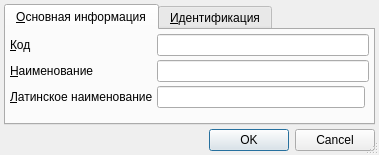
<?xml version="1.0" encoding="UTF-8"?>
<ui version="4.0">
 <class>RBUnitEditor</class>
 <widget class="QDialog" name="RBUnitEditor">
  <property name="geometry">
   <rect>
    <x>0</x>
    <y>0</y>
    <width>379</width>
    <height>155</height>
   </rect>
  </property>
  <property name="windowTitle">
   <string>Dialog</string>
  </property>
  <property name="sizeGripEnabled">
   <bool>true</bool>
  </property>
  <layout class="QGridLayout" name="gridLayout">
   <property name="margin">
    <number>4</number>
   </property>
   <property name="spacing">
    <number>4</number>
   </property>
   <item row="4" column="1">
    <widget class="QTabWidget" name="tabWidget">
     <property name="currentIndex">
      <number>0</number>
     </property>
     <widget class="QWidget" name="tabMainInfo">
      <attribute name="title">
       <string>&amp;Основная информация</string>
      </attribute>
      <layout class="QGridLayout" name="gridLayout_4">
       <property name="margin">
        <number>4</number>
       </property>
       <property name="spacing">
        <number>4</number>
       </property>
       <item row="0" column="0">
        <widget class="QLabel" name="lblCode">
         <property name="sizePolicy">
          <sizepolicy hsizetype="Maximum" vsizetype="Preferred">
           <horstretch>0</horstretch>
           <verstretch>0</verstretch>
          </sizepolicy>
         </property>
         <property name="text">
          <string>&amp;Код</string>
         </property>
         <property name="buddy">
          <cstring>edtCode</cstring>
         </property>
        </widget>
       </item>
       <item row="0" column="1" colspan="2">
        <widget class="QLineEdit" name="edtCode"/>
       </item>
       <item row="3" column="0">
        <spacer name="verticalSpacer">
         <property name="orientation">
          <enum>Qt::Vertical</enum>
         </property>
         <property name="sizeHint" stdset="0">
          <size>
           <width>17</width>
           <height>6</height>
          </size>
         </property>
        </spacer>
       </item>
       <item row="1" column="1" colspan="2">
        <widget class="QLineEdit" name="edtName"/>
       </item>
       <item row="1" column="0">
        <widget class="QLabel" name="lblName">
         <property name="sizePolicy">
          <sizepolicy hsizetype="Maximum" vsizetype="Preferred">
           <horstretch>0</horstretch>
           <verstretch>0</verstretch>
          </sizepolicy>
         </property>
         <property name="text">
          <string>&amp;Наименование</string>
         </property>
         <property name="buddy">
          <cstring>edtName</cstring>
         </property>
        </widget>
       </item>
       <item row="2" column="0">
        <widget class="QLabel" name="lblLatinName">
         <property name="sizePolicy">
          <sizepolicy hsizetype="Maximum" vsizetype="Preferred">
           <horstretch>0</horstretch>
           <verstretch>0</verstretch>
          </sizepolicy>
         </property>
         <property name="text">
          <string>&amp;Латинское наименование</string>
         </property>
         <property name="buddy">
          <cstring>edtLatinName</cstring>
         </property>
        </widget>
       </item>
       <item row="2" column="1">
        <widget class="QLineEdit" name="edtLatinName"/>
       </item>
      </layout>
     </widget>
     <widget class="QWidget" name="tabIdentification">
      <attribute name="title">
       <string>&amp;Идентификация</string>
      </attribute>
      <layout class="QGridLayout" name="gridLayout_5">
       <property name="margin">
        <number>4</number>
       </property>
       <property name="spacing">
        <number>4</number>
       </property>
       <item row="0" column="0">
        <widget class="CInDocTableView" name="tblIdentification"/>
       </item>
      </layout>
     </widget>
    </widget>
   </item>
   <item row="5" column="1">
    <widget class="QDialogButtonBox" name="buttonBox">
     <property name="standardButtons">
      <set>QDialogButtonBox::Cancel|QDialogButtonBox::Ok</set>
     </property>
    </widget>
   </item>
  </layout>
 </widget>
 <customwidgets>
  <customwidget>
   <class>CInDocTableView</class>
   <extends>QTableView</extends>
   <header>library/InDocTable.h</header>
  </customwidget>
 </customwidgets>
 <tabstops>
  <tabstop>tabWidget</tabstop>
  <tabstop>buttonBox</tabstop>
  <tabstop>edtCode</tabstop>
  <tabstop>edtName</tabstop>
  <tabstop>tblIdentification</tabstop>
 </tabstops>
 <resources/>
 <connections>
  <connection>
   <sender>buttonBox</sender>
   <signal>accepted()</signal>
   <receiver>RBUnitEditor</receiver>
   <slot>accept()</slot>
   <hints>
    <hint type="sourcelabel">
     <x>171</x>
     <y>201</y>
    </hint>
    <hint type="destinationlabel">
     <x>167</x>
     <y>84</y>
    </hint>
   </hints>
  </connection>
  <connection>
   <sender>buttonBox</sender>
   <signal>rejected()</signal>
   <receiver>RBUnitEditor</receiver>
   <slot>reject()</slot>
   <hints>
    <hint type="sourcelabel">
     <x>171</x>
     <y>201</y>
    </hint>
    <hint type="destinationlabel">
     <x>167</x>
     <y>84</y>
    </hint>
   </hints>
  </connection>
 </connections>
</ui>
